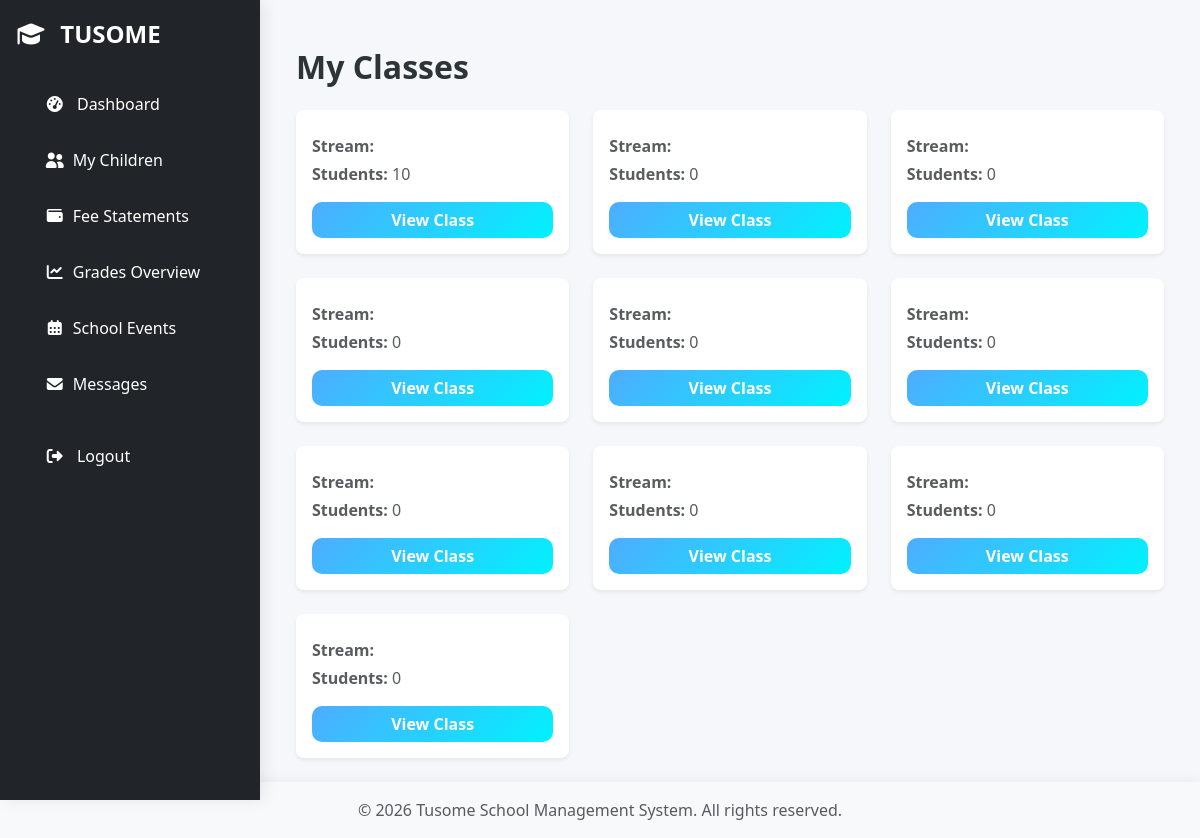
Screenshot of /teacher/my_classes (signed in) with the database file from the repository.
### models.py (models this page shows, shortened)
class Class(db.Model):
    __tablename__ = "classes"
    id = db.Column(db.Integer, primary_key=True)
    name = db.Column(db.String(50), unique=True, nullable=False)
    level = db.Column(db.String(50), nullable=False)
    class_teacher_id = db.Column(
        db.Integer,
        db.ForeignKey("teachers.id"),
        nullable=True,
    )
    class_teacher = db.relationship(
        "Teacher",
        foreign_keys=[class_teacher_id],
        back_populates="classes_as_teacher",
        lazy="joined",
    )
    subject_teachers = db.relationship(
        "Teacher",
        secondary=class_subject_teacher,
        backref="teaching_classes",
        lazy="select",
    )
    students = db.relationship(
        "Student",
        back_populates="current_class",
        cascade="all, delete-orphan",
        lazy="select",
    )
    subjects = db.relationship("Subject", back_populates="class_", lazy="select")
    attendances = db.relationship(
        "Attendance",
        back_populates="class_obj",
        cascade="all, delete-orphan",
        lazy="select",
    )

### routes/teacher.py (the view)
@teacher_bp.route("/my_classes")
@login_required
def my_classes():
    classes = Class.query.all()  # assuming relationship
    return render_template("teacher/my_classes.html", classes=classes)

### app.py (called while the page is built)
@login_manager.user_loader
def load_user(user_id):
    return User.query.get(int(user_id))

def create_app():
    app = Flask(__name__)
    app.config.from_object(Config)
    app.config["SQLALCHEMY_DATABASE_URI"] = "sqlite:///site.db"
    app.config["SQLALCHEMY_TRACK_MODIFICATIONS"] = False
    app.config["SECRET_KEY"] = "your-secret-key"
    db.init_app(app)
    login_manager.init_app(app)
    migrate.init_app(app, db)
    mail.init_app(app)
    login_manager.login_view = "auth_bp.login"
    @app.context_processor
    def inject_now():
        return {"now": datetime.now()}
    @app.route("/")
    def index():
        return redirect(url_for("auth_bp.login"))
    register_blueprints(app)
    register_cli(app)
    return app

### models.py (called while the page is built)
    def is_admin(self):
        return bool(self.role and self.role.lower() == "admin")

    def is_teacher(self):
        return bool(self.role and self.role.lower() == "teacher")

    def is_parent(self):
        return bool(self.role and self.role.lower() == "parent")

    def is_student(self):
        return bool(self.role and self.role.lower() == "student")

    def is_finance(self):
        return bool(self.role and self.role.lower() == "finance")

    @property
    def children(self):
        return self.students_as_parent

### Templates/teacher/my_classes.html (shortened to what this page needs)
{% extends "base.html" %}
{% block content %}
    <div class="container mt-4">
        <h2 class="mb-4 fw-bold">My Classes</h2>
        {% if classes %}
            <div class="row g-4">
                {% for c in classes %}
                    <div class="col-md-4">
                        <div class="card shadow-sm border-0 rounded-3">
                            <div class="card-body">
                                <p class="text-muted mb-1">
                                    <strong>Stream:</strong> {{ c.stream }}
                                </p>
                                <p class="text-muted mb-3">
                                    <strong>Students:</strong> {{ c.students|length }}
                                </p>
                                <a href="{{ url_for('teacher_bp.class_view', class_id=c.id) }}"
                                   class="btn btn-primary w-100">View Class</a>
                            </div>
                        </div>
                    </div>
                {% endfor %}
            </div>
        {% else %}
            <div class="alert alert-info">You are not assigned to any class yet.</div>
        {% endif %}
    </div>
{% endblock %}

### static/tom-select.css (style rules this page uses)
:root { --ts-pr-clear-button: 0px; --ts-pr-caret: 0px; --ts-pr-min: .75rem; }

### Templates/base.html (style rules this page uses)
:root { --primary-gradient: linear-gradient(135deg, #4facfe, #00f2fe); --secondary-gradient: linear-gradient(135deg, #667eea, #764ba2); --danger-gradient: linear-gradient(135deg, #ff758c, #ff7eb3); --success-gradient: linear-gradient(135deg, #43e97b, #38f9d7); --dark-bg: #2c3e50; }
body { background: #f5f7fa; font-family: "Segoe UI", Tahoma, Geneva, Verdana, sans-serif; color: #2d3436; animation: fadeIn 0.6s ease-in-out; padding: 0px; display: flex; flex-direction: column; min-height: 100vh; }
.btn { border-radius: 10px; font-weight: 600; transition: all 0.3s ease; position: relative; overflow: hidden; }
.btn-primary { background: var(--primary-gradient); border: none; }
.card { border-radius: 16px; box-shadow: 0 4px 12px rgba(0, 0, 0, 0.06); transition: all 0.3s ease; }
.btn::after { content: ""; position: absolute; background: rgba(255, 255, 255, 0.4); border-radius: 50%; transform: scale(0); transition: transform 0.6s ease-out; pointer-events: none; }
html, body { height: 100%; margin: 0; padding: 0; }

### rows the page displays
Class: students|length "10"
Class: students|length "0"
Class: students|length "0"
Class: students|length "0"
Class: students|length "0"
Class: students|length "0"
Class: students|length "0"
Class: students|length "0"
Class: students|length "0"
Class: students|length "0"
